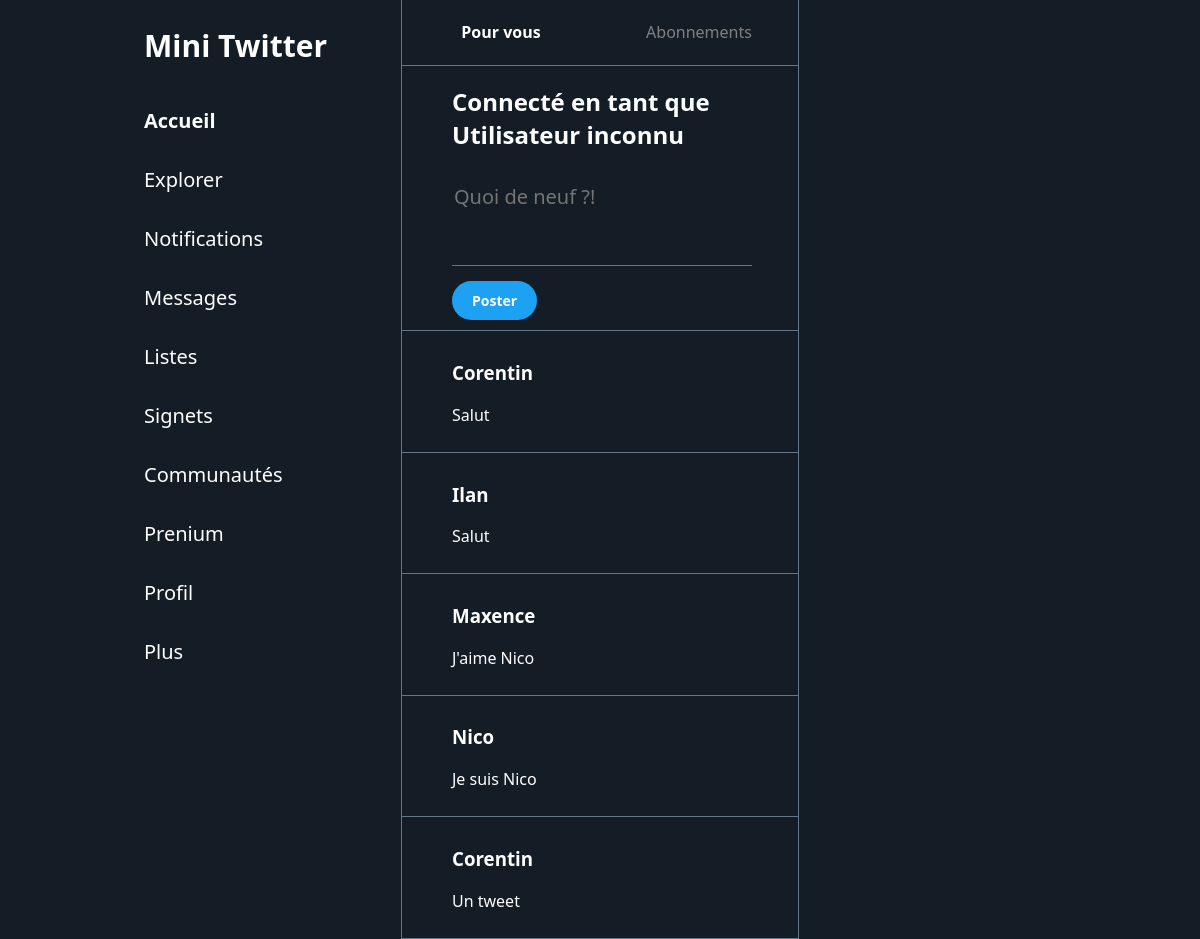
The page / on the database its author committed.
### tables this page shows
CREATE TABLE `tweets` (
  `id` int NOT NULL,
  `author_id` int DEFAULT NULL,
  `message` varchar(255) NOT NULL
);

CREATE TABLE `users` (
  `id` int NOT NULL,
  `pseudo` varchar(32) NOT NULL,
  `email` varchar(255) NOT NULL,
  `password` varchar(255) NOT NULL
);

### index.php (called while the page is built, shortened)
<?php
    require_once 'config.php';
try {
    $user = isset($_GET['user']) ? $_GET['user'] : 'Utilisateur inconnu';
    $request = $database->prepare(
        'SELECT tweets.message, users.pseudo, tweets.id FROM tweets
        LEFT JOIN users ON users.id = tweets.author_id
        ORDER BY tweets.id DESC'
    );
    $request->execute();
    $tweets = $request->fetchAll(PDO::FETCH_ASSOC);
    require_once 'index.html.php';
}   catch(PDOException $e) {
    die('Erreur' . $e->getMessage());
}

### index.html.php (the view, shortened to what this page needs)
<!DOCTYPE html>
<html lang="fr">
<head>
    <link rel="stylesheet" href="css/style.css">
</head>
<body>
    <div class="container">
        <nav>
            <h2>Mini Twitter</h2>
            <ul>
                <li class="home"><a href="#">Accueil</a></li>
                <li><a href="#">Explorer</a></li>
                <li><a href="#">Notifications</a></li>
                <li><a href="#">Messages</a></li>
                <li><a href="#">Listes</a></li>
                <li><a href="#">Signets</a></li>
                <li><a href="#">Communautés</a></li>
                <li><a href="#">Prenium</a></li>
                <li><a href="#">Profil</a></li>
                <li><a href="#">Plus</a></li>
            </ul>
        </nav>
        <section class="feed">
            <div class=feed-nav>
                <h4 class="home">Pour vous</h4>
                <h4>Abonnements</h4>
            </div>
            <?php if(!empty($user)): ?>
                <h1>Connecté en tant que <?= $user ?></h3>
            <?php endif; ?>
            <form id="tweetForm" action="action.php" method="POST">
                <textarea placeholder="Quoi de neuf ?!" name="message"></textarea>
                <button type="submit">Poster</button>
            </form>
            <div class="tweets">
                <?php foreach ($tweets as $tweet) : ?>
                    <div class="tweet">
                        <h3><?= $tweet["pseudo"] ?></h3>
                        <p><?= $tweet["message"] ?></p>
                    </div>
                <?php endforeach ?>
            </div>
        </section>
        <nav></nav>
    </div>
</body>
</html>

### css/style.css (style rules this page uses)
body { font-family: Segoe UI, sans-serif; margin: 0; padding: 0; display: block; background-color: #141d26; color: white; }
.container { display: flex; justify-content: center; }
nav { width: 275px; }
nav h2 { font-size: 30px; padding-left: 18px; }
nav ul { list-style: none; padding: 0; padding-left: 2px; }
nav ul li a { text-decoration: none; color: white; font-size: 20px; text-align: left; display: block; padding: 16px; }
.home { color: white !important; font-weight: bold !important; }
.feed { width: 33%; border-left: 1px solid #657786; border-right: 1px solid #657786; }
.feed h1 { padding-left: 50px; }
.feed-nav { display: flex; border-bottom: 1px solid #657786; padding: 0; }
.feed-nav h4 { color: gray; font-weight: 500; width: 50%; text-align: center; }
#tweetForm { padding: 10px 50px; border-bottom: 1px solid #657786; }
#tweetForm textarea { background-color: #141d26; color: white; font-family: Segoe UI, sans-serif; font-size: 20px; width: 100%; height: 80px; margin-bottom: 10px; border: none; outline: none; resize: none; border-bottom: 1px solid #657786; }
#tweetForm button { background-color: #1da1f2; color: white; font-family: Segoe UI, sans-serif; font-size: 14px; font-weight: bold; border: none; padding: 10px 20px; border-radius: 20px; cursor: pointer; }
.tweets .tweet { background-color: #141d26; padding: 10px 50px; border-bottom: 1px solid #657786; border-width: 100%; }
.tweet h3 { color: white; }
.tweet p { color: white; }

### rows shown on the page
tweets: author.pseudo "Corentin", message "Salut"
tweets: author.pseudo "Ilan", message "Salut"
tweets: author.pseudo "Maxence", message "J'aime Nico"
tweets: author.pseudo "Nico", message "Je suis Nico"
tweets: author.pseudo "Corentin", message "Un tweet"

### other values the page prints
$user "Utilisateur inconnu"
